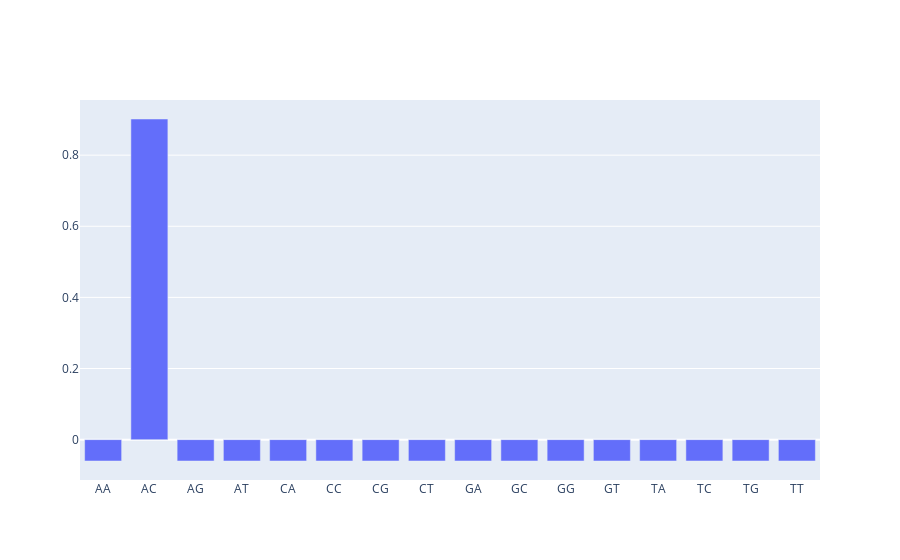

Source (notebook cell):
### Code cell
plot_freqs(simulated_data_equal_nuc_freqs, 1, 3)

### Figure 1 — Plotly figure (JSON) as saved in the notebook; plotly's stock layout.template omitted (floating-point values rounded to 4 significant figures)
{"data": [{"type": "bar", "x": ["AA", "AC", "AG", "AT", "CA", "CC", "CG", "CT", "GA", "GC", "GG", "GT", "TA", "TC", "TG", "TT"], "y": [-0.06011, 0.9017, -0.06011, -0.06011, -0.06011, -0.06011, -0.06011, -0.06011, -0.06011, -0.06011, -0.06011, -0.06011, -0.06011, -0.06011, -0.06011, -0.06011]}], "layout": {}}
